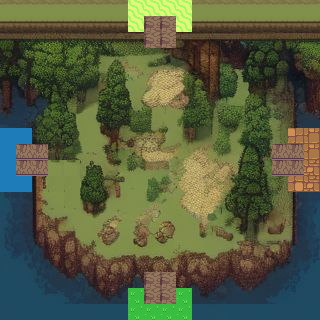

This is a level from a 2D game, rendered from its Tiled map with the project's own tilesets. A one-line summary and the complete map file follow:
An orthogonal 20x20 tile map with 16x16 px tiles, 1 tile layer (Camada de Blocos 1), 2 tilesets and 49 objects.

<map version="1.10" tiledversion="1.10.2" orientation="orthogonal" renderorder="right-down" width="20" height="20" tilewidth="16" tileheight="16" infinite="0" nextlayerid="3" nextobjectid="110">
 <tileset firstgid="1" name="output_351363092_0" tilewidth="16" tileheight="16" tilecount="4096" columns="64">
  <image source="output_351363092_0.jpg" trans="ffffff" width="1024" height="1024" />
 </tileset>
 <tileset firstgid="4097" name="Overworld" tilewidth="16" tileheight="16" tilecount="1440" columns="40">
  <image source="Overworld.png" trans="ffffff" width="640" height="576" />
 </tileset>
 <layer id="1" name="Camada de Blocos 1" width="20" height="20">
  <data encoding="csv">
3989,3989,3989,3989,3989,3989,3989,3989,4258,4258,4258,4258,3989,3989,3989,3989,3989,3989,3989,3989,
4053,4053,4053,4053,4053,4053,4053,4053,4258,4383,4383,4258,4053,4053,4053,4053,4053,4053,4053,4053,
12,13,14,15,16,17,18,19,20,4383,4383,23,24,25,26,27,28,29,30,31,
76,77,78,79,80,81,82,83,84,85,86,87,88,89,90,91,92,93,94,95,
140,141,142,143,144,145,146,147,148,149,150,151,152,153,154,155,156,157,158,159,
204,205,206,207,208,209,210,211,212,213,214,215,216,217,218,219,220,221,222,223,
268,269,270,271,272,273,274,275,276,277,278,279,280,281,282,283,284,285,286,287,
332,333,334,335,336,337,338,339,340,341,342,343,344,345,346,347,348,349,350,351,
4380,4380,398,399,400,401,402,403,404,405,406,407,408,409,410,411,412,413,4710,4711,
4380,4386,4386,463,464,465,466,467,468,469,470,471,472,473,474,475,476,4386,4386,4711,
4380,4386,4386,592,592,529,530,531,532,533,534,535,536,537,538,539,540,4386,4386,4751,
4380,4380,590,401,401,593,594,595,596,597,598,599,600,601,602,603,604,605,4750,4751,
652,653,654,655,401,657,658,659,660,661,662,663,664,665,666,667,668,669,670,671,
716,717,718,719,720,721,722,723,724,725,726,727,728,729,730,731,732,733,734,735,
780,781,782,783,784,785,786,787,788,789,790,791,792,793,794,795,796,797,798,799,
844,845,846,847,848,849,850,851,852,853,854,855,856,857,858,859,860,861,862,863,
908,909,910,911,912,913,914,915,916,917,918,919,920,921,922,923,924,925,926,927,
972,973,974,975,976,977,978,979,980,4383,4383,983,984,985,986,987,988,989,990,991,
1036,1037,1038,1039,1040,1041,1042,1043,4097,4383,4383,4097,1048,1049,1050,1051,1052,1053,1054,1055,
1226,1227,1228,1229,1297,1298,1299,1300,4097,4097,4097,4097,1305,1306,1307,1308,1309,1310,1226,1227
</data>
 </layer>
 <objectgroup id="2" name="Camada de Objetos 1">
  <object id="1" gid="4343" x="144" y="16.6667" width="16" height="16" />
  <object id="3" gid="4343" x="160" y="16" width="16" height="16" />
  <object id="5" gid="4423" x="144" y="64" width="16" height="16" />
  <object id="7" gid="4423" x="159.333" y="64" width="16" height="16" />
  <object id="9" gid="4424" x="174.667" y="62.6667" width="16" height="16" />
  <object id="11" gid="4422" x="129.333" y="62.6667" width="16" height="16" />
  <object id="13" gid="4384" x="175.333" y="47.3333" width="16" height="16" />
  <object id="15" gid="4384" x="175.333" y="30.6667" width="16" height="16" />
  <object id="17" gid="4344" x="174.667" y="15.3333" width="16" height="16" />
  <object id="19" gid="4382" x="129.333" y="49.3333" width="16" height="16" />
  <object id="25" gid="4382" x="129.333" y="33.3333" width="16" height="16" />
  <object id="27" gid="4342" x="129.333" y="17.3333" width="16" height="16" />
  <object id="29" gid="4343" x="144" y="271.333" width="16" height="16" />
  <object id="33" gid="4343" x="159.333" y="272" width="16" height="16" />
  <object id="35" gid="4344" x="176.667" y="271.333" width="16" height="16" />
  <object id="36" gid="4384" x="175.333" y="286.667" width="16" height="16" />
  <object id="38" gid="4384" x="175.333" y="302.667" width="16" height="16" />
  <object id="40" gid="4423" x="144.667" y="320" width="16" height="16" />
  <object id="42" gid="4423" x="160" y="318.667" width="16" height="16" />
  <object id="44" gid="4424" x="175.333" y="316.667" width="16" height="16" />
  <object id="46" gid="4422" x="129.333" y="319.333" width="16" height="16" />
  <object id="48" gid="4382" x="129.333" y="304" width="16" height="16" />
  <object id="50" gid="4382" x="129.333" y="290" width="16" height="16" />
  <object id="54" gid="4342" x="130" y="274" width="16" height="16" />
  <object id="57" gid="4387" x="303.333" y="160" width="16" height="16" />
  <object id="59" gid="4387" x="304" y="174.667" width="16" height="16" />
  <object id="61" gid="4427" x="304.667" y="190" width="16" height="16" />
  <object id="63" gid="4426" x="272" y="191.333" width="16" height="16" />
  <object id="64" gid="4426" x="296" y="206.667" width="16" height="16" />
  <object id="65" gid="4426" x="288.667" y="191.333" width="16" height="16" />
  <object id="71" gid="4385" x="256.667" y="175.333" width="16" height="16" />
  <object id="73" gid="4385" x="256" y="159.333" width="16" height="16" />
  <object id="75" gid="4425" x="256" y="190.667" width="16" height="16" />
  <object id="77" gid="4347" x="304" y="146" width="16" height="16" />
  <object id="79" gid="4346" x="287.333" y="146" width="16" height="16" />
  <object id="83" gid="4346" x="270.667" y="146" width="16" height="16" />
  <object id="85" gid="4345" x="256" y="145.333" width="16" height="16" />
  <object id="87" gid="4387" x="47.3333" y="160.667" width="16" height="16" />
  <object id="89" gid="4387" x="47.3333" y="175.333" width="16" height="16" />
  <object id="91" gid="4347" x="48" y="146" width="16" height="16" />
  <object id="92" gid="4427" x="47.3333" y="190.667" width="16" height="16" />
  <object id="94" gid="4426" x="31.3333" y="192" width="16" height="16" />
  <object id="95" gid="4426" x="16" y="192" width="16" height="16" />
  <object id="98" gid="4346" x="32" y="146" width="16" height="16" />
  <object id="100" gid="4346" x="16.6667" y="146" width="16" height="16" />
  <object id="102" gid="4385" x="0.666667" y="159.333" width="16" height="16" />
  <object id="104" gid="4385" x="0" y="174.667" width="16" height="16" />
  <object id="106" gid="4425" x="-1.33333" y="189.333" width="16" height="16" />
  <object id="108" gid="4345" x="-0.666667" y="145.333" width="16" height="16" />
 </objectgroup>
</map>